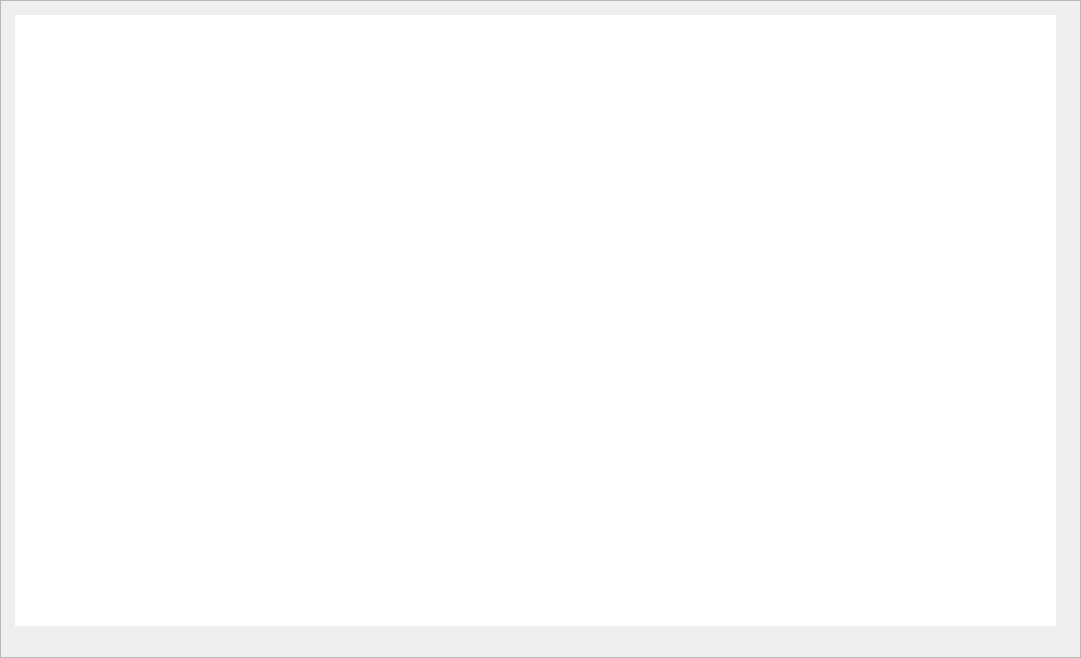
    <widget class="QFrame" name="home_frame">
     <property name="geometry">
      <rect>
       <x>10</x>
       <y>10</y>
       <width>1081</width>
       <height>658</height>
      </rect>
     </property>
     <property name="frameShape">
      <enum>QFrame::StyledPanel</enum>
     </property>
     <property name="frameShadow">
      <enum>QFrame::Raised</enum>
     </property>
     <widget class="QLabel" name="home_screen_saver">
      <property name="geometry">
       <rect>
        <x>15</x>
        <y>15</y>
        <width>1041</width>
        <height>611</height>
       </rect>
      </property>
      <property name="styleSheet">
       <string notr="true">background-color: rgb(255, 255, 255);</string>
      </property>
      <property name="text">
       <string/>
      </property>
      <property name="scaledContents">
       <bool>true</bool>
      </property>
     </widget>
     <widget class="QLabel" name="sub_image_1">
      <property name="geometry">
       <rect>
        <x>15</x>
        <y>470</y>
        <width>260</width>
        <height>161</height>
       </rect>
      </property>
      <property name="text">
       <string/>
      </property>
     </widget>
     <widget class="QLabel" name="sub_image_2">
      <property name="geometry">
       <rect>
        <x>273</x>
        <y>470</y>
        <width>261</width>
        <height>161</height>
       </rect>
      </property>
      <property name="text">
       <string/>
      </property>
     </widget>
     <widget class="QLabel" name="sub_image_4">
      <property name="geometry">
       <rect>
        <x>795</x>
        <y>470</y>
        <width>261</width>
        <height>161</height>
       </rect>
      </property>
      <property name="text">
       <string/>
      </property>
     </widget>
     <widget class="QLabel" name="sub_image_3">
      <property name="geometry">
       <rect>
        <x>534</x>
        <y>470</y>
        <width>261</width>
        <height>161</height>
       </rect>
      </property>
      <property name="text">
       <string/>
      </property>
     </widget>
    </widget>
